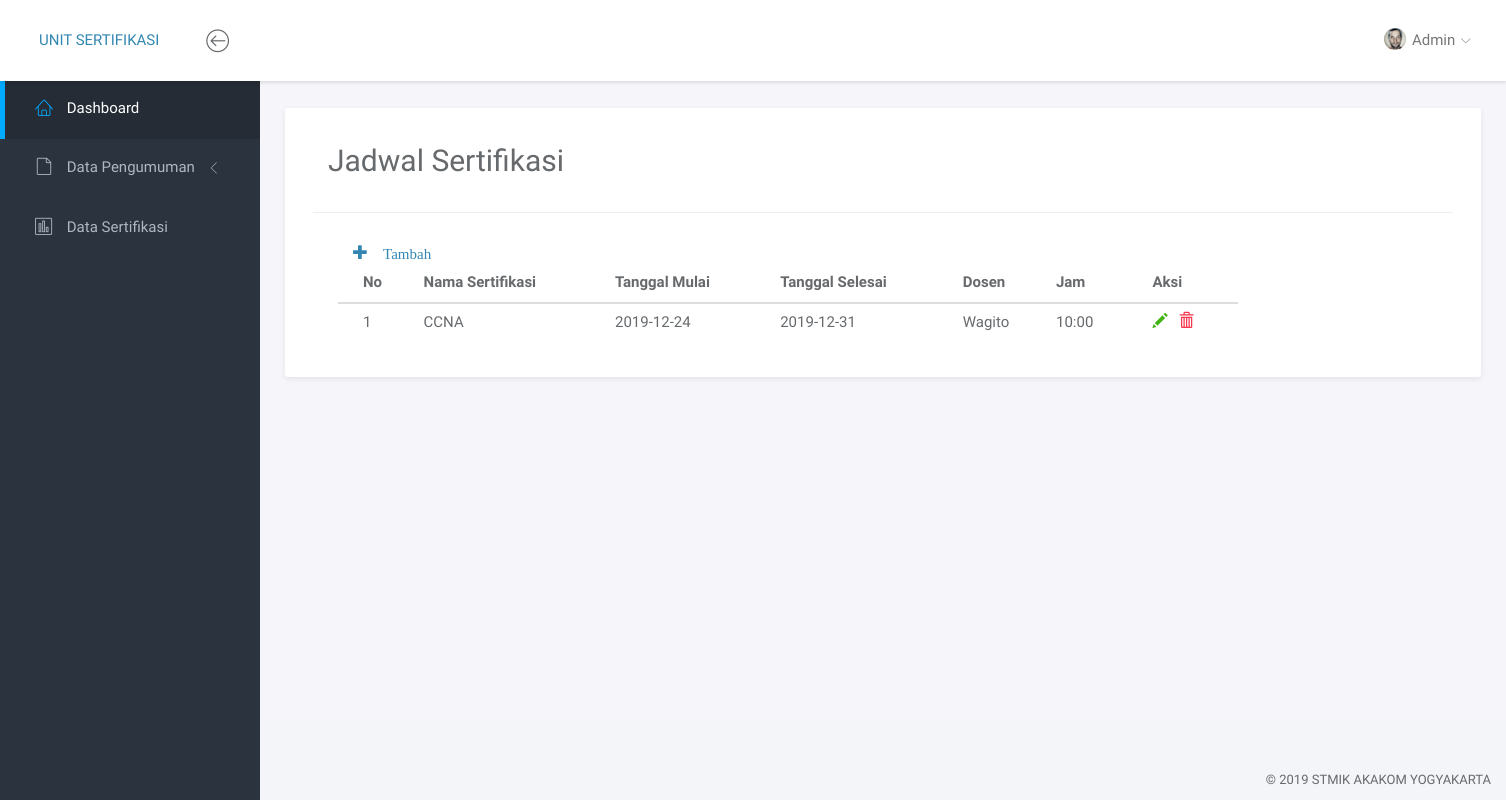
The page /index.php/welcome/jadwal on the database as committed earlier.
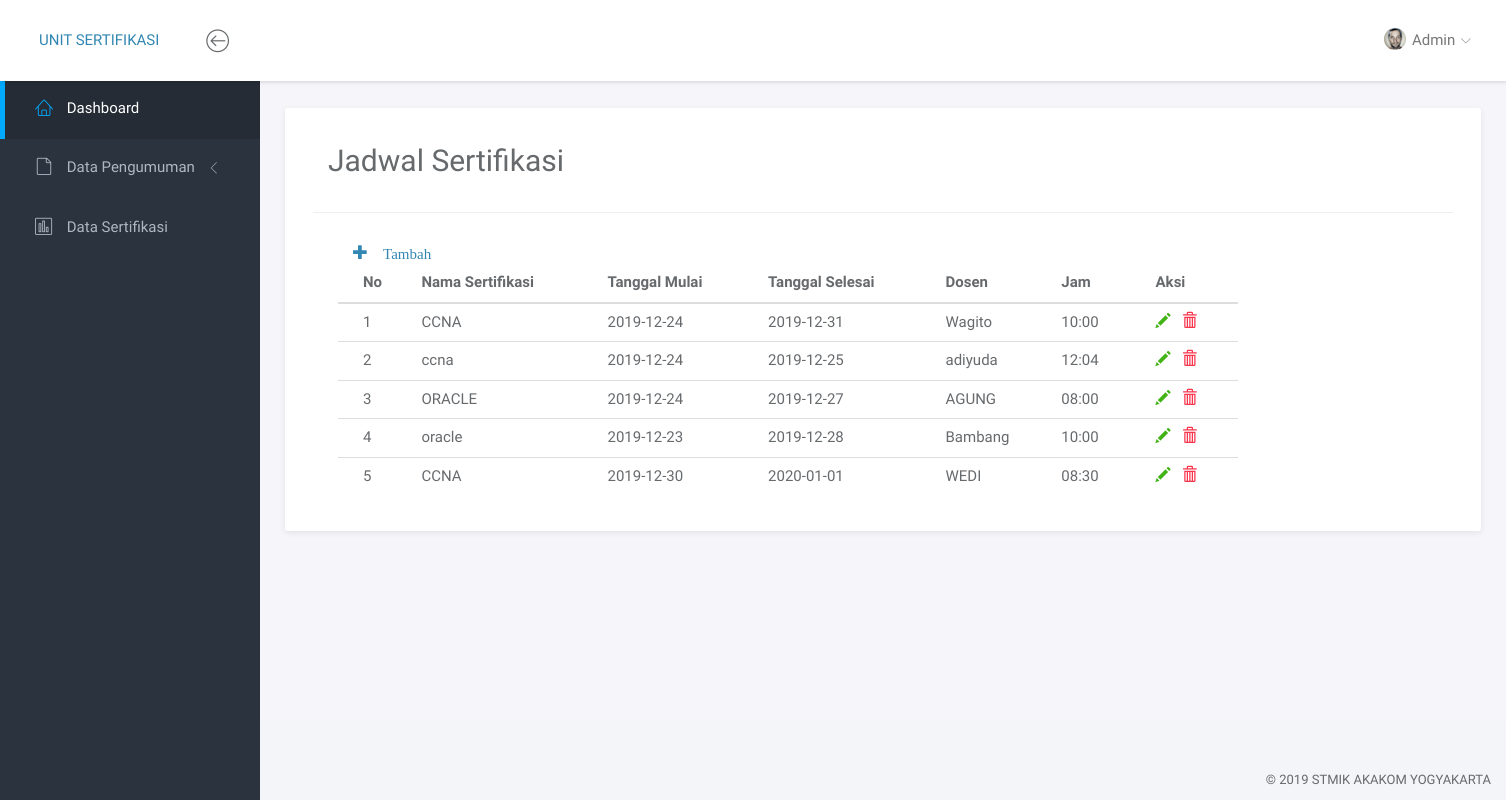
The same page on the database as committed later.
### tables this page shows
CREATE TABLE `sertifikasi` (
  `id_sertifikasi` int(11) NOT NULL,
  `namaSertifikasi` varchar(25) NOT NULL,
  `tglMulai` date NOT NULL,
  `tglSelesai` date NOT NULL,
  `dosen` varchar(50) NOT NULL,
  `jam` varchar(15) NOT NULL
);

### application/controllers/Welcome.php (called while the page is built, shortened)
<?php
class Welcome extends CI_Controller {
	public function jadwal(){
		$data = $this->mymodel->TampilJadwalSertifikas();
		$this->load->view('admin/jadwal',array('data' => $data ));
	}
}

### index.php (called while the page is built, shortened)
<?php
require_once BASEPATH.'core/CodeIgniter.php';

### application/models/mymodel.php (called while the page is built, shortened)
<?php
class Mymodel extends CI_Model {
	public function TampilJadwalSertifikas($where=""){
		$data =  $this->db->query('SELECT * from sertifikasi'.$where);
		return $data->result_array();
	}
}

### application/views/admin/jadwal.php (the view, shortened to what this page needs)
<!doctype html>
<html lang="en">
<head>
	<link rel="stylesheet" href="<?php echo base_url(); ?>bootstrap/assets/vendor/bootstrap/css/bootstrap.min.css">
	<link rel="stylesheet" href="<?php echo base_url(); ?>bootstrap/assets/vendor/font-awesome/css/font-awesome.min.css">
	<link rel="stylesheet" href="<?php echo base_url(); ?>bootstrap/assets/vendor/linearicons/style.css">
	<link rel="stylesheet" href="<?php echo base_url(); ?>bootstrap/assets/vendor/chartist/css/chartist-custom.css">
	<link rel="stylesheet" href="<?php echo base_url(); ?>bootstrap/assets/css/main.css">
	<link rel="stylesheet" href="<?php echo base_url(); ?>bootstrap/assets/css/demo.css">
</head>
<body>
	<div id="wrapper">
		<nav class="navbar navbar-default navbar-fixed-top">
			<div class="brand">
				<a href="#">UNIT SERTIFIKASI</a>
			</div>
			<div class="container-fluid">
				<div class="navbar-btn">
					<button type="button" class="btn-toggle-fullwidth"><i class="lnr lnr-arrow-left-circle"></i></button>
				</div>
				<div id="navbar-menu">
					<ul class="nav navbar-nav navbar-right">
						<li class="dropdown">
							<a href="#" class="dropdown-toggle" data-toggle="dropdown"><img src="<?php echo base_url(); ?>bootstrap/assets/img/user.png" class="img-circle" alt="Avatar"> <span>Admin</span> <i class="icon-submenu lnr lnr-chevron-down"></i></a>
						</li>
					</ul>
				</div>
			</div>
		</nav>
		<div id="sidebar-nav" class="sidebar">
			<div class="sidebar-scroll">
				<nav>
					<ul class="nav">
						<li><a href="<?php echo site_url('dashboard') ?>" class="active"><i class="lnr lnr-home"></i> <span>Dashboard</span></a></li>
						<li>
							<a href="#subPages" data-toggle="collapse" class="collapsed"><i class="lnr lnr-file-empty"></i> <span>Data Pengumuman</span> <i class="icon-submenu lnr lnr-chevron-left"></i></a>
						</li></a></li>
						<li><a href="<?php echo site_url('daftarsertifikasi'); ?>" class=""><i class="lnr lnr-chart-bars"></i> <span>Data Sertifikasi</span></a></li>
					</ul>
				</nav>
			</div>
		</div>
		<div class="main">
			<div class="main-content">
				<div class="container-fluid">
					<div class="panel panel-headline">
							<div class="container">
								<h2 style="padding: 15px;">Jadwal Sertifikasi</h2><hr>
								<div class="panel-body col-md-10">
			                      <table class="table">
			                      	<div class="container">
			                      		<a href="<?php echo site_url('inputpengumuman') ?>"><i class="glyphicon glyphicon-plus"> Tambah</i></a>
			                      	</div>
			                        <thead>
			                          <tr>
			                            <th scope="col">No</th>
			                            <th scope="col">Nama Sertifikasi</th>
			                            <th scope="col">Tanggal Mulai</th>
			                            <th scope="col">Tanggal Selesai</th>
			                            <th scope="col">Dosen</th>
			                            <th scope="col">Jam</th>
			                            <th scope="col">Aksi</th>
			                          </tr>
			                        </thead>
			                        <tbody>
			                        <?php
			                          $no=1;
			                          foreach ($data as $isi) { ?>
			                          <tr>
			                            <td><?php echo $no++;?></td>
			                            <td><?php echo $isi['namaSertifikasi'];?></td>
			                            <td><?php echo $isi['tglMulai'];?></td>
			                            <td><?php echo $isi['tglSelesai'];?></td>
			                            <td><?php echo $isi['dosen'];?></td>
			                            <td><?php echo $isi['jam'];?></td>
			                            <td>
			                            	<a href="<?php echo base_url()."index.php/welcome/edit_data/".$isi['id_sertifikasi']; ?>"><i class="glyphicon glyphicon-pencil text-success"></i></a>&nbsp;&nbsp;
			                            	<a href="<?php echo base_url()."index.php/welcome/do_delete/".$isi['id_sertifikasi']; ?>"><i class="glyphicon glyphicon-trash text-danger" onclick="alert('Data telah dihapus!!')"></i></a>
			                            </td>
			                          </tr>
			                        <?php } ?>
			                        </tbody>
			                      </table>
			                  </div>
							</div>
					</div>
				</div>
			</div>
		</div>
		<footer>
			<div class="container-fluid">
				<p class="copyright">&copy; 2019 STMIK AKAKOM YOGYAKARTA</p>
			</div>
		</footer>
	</div>
</body>
</html>

Rows that differ between the two databases and show on the page:
added sertifikasi: namaSertifikasi "ccna", tglMulai "2019-12-24", tglSelesai "2019-12-25", dosen "adiyuda", jam "12:04"
added sertifikasi: namaSertifikasi "ORACLE", tglMulai "2019-12-24", tglSelesai "2019-12-27", dosen "AGUNG", jam "08:00"
added sertifikasi: namaSertifikasi "oracle", tglMulai "2019-12-23", tglSelesai "2019-12-28", dosen "Bambang", jam "10:00"
added sertifikasi: namaSertifikasi "CCNA", tglMulai "2019-12-30", tglSelesai "2020-01-01", dosen "WEDI", jam "08:30"
